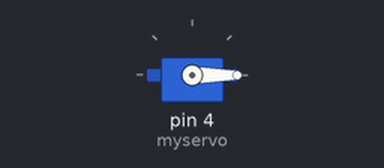
A sketch run on a simulated Arduino Uno, built with avr-gcc and run on an emulated ATmega328P. Parts: servo.

Above: at 0.05 s.
Timing chart, 0 to 4.6 s (numbered marks = the images above):
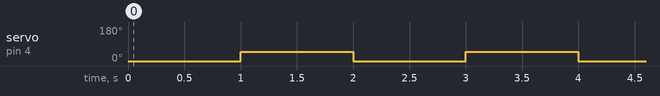

Measured:
- by itself, servo on pin 4 (myservo): alternates 50° for 1.0 s and 0° for 1.0 s

The sketch:

servo.ino
```cpp
#include <Servo.h>
Servo myservo; //ประกาศตัวแปรแทน Servo
void setup()
{
  myservo.attach(4); // กำหนดขา 9 ควบคุม Servo
}
void loop()
{
  myservo.write(0); // สั่งให้ Servo หมุนไปองศาที่ 0
  delay(1000); // หน่วงเวลา 1000ms
  myservo.write(50); // สั่งให้ Servo หมุนไปองศาที่ 90
  delay(1000); // หน่วงเวลา 1000ms
  // myservo.write(180); // สั่งให้ Servo หมุนไปองศาที่ 180
  // delay(1000); // หน่วงเวลา 1000ms
}
```
